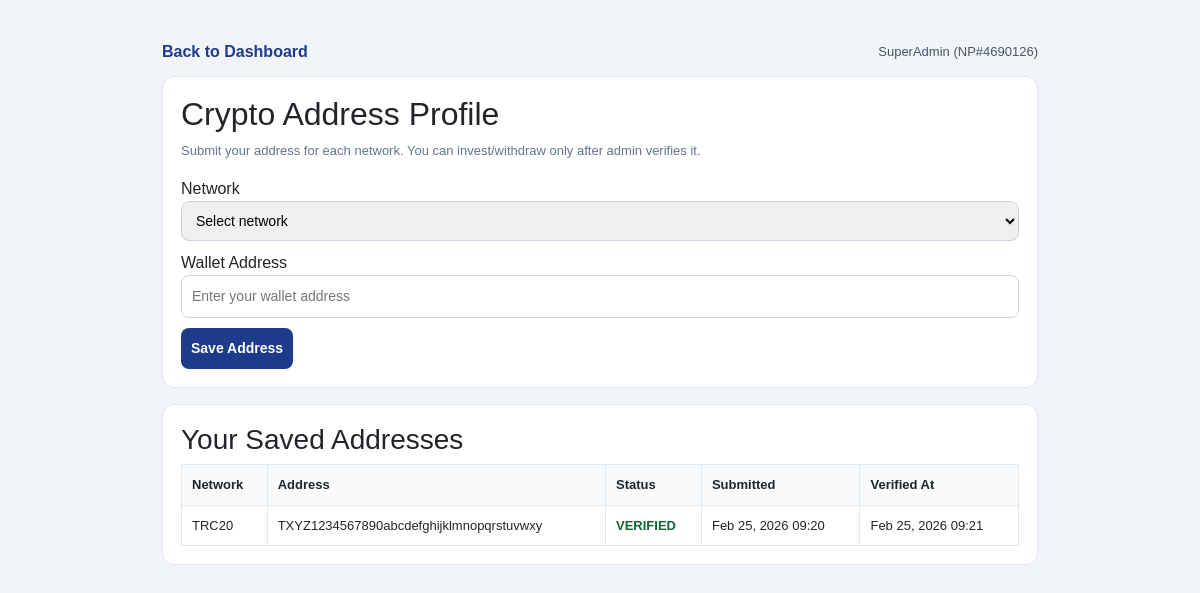
Screenshot of /crypto_profile.php (signed in) with the database file from the repository.
### tables this page shows
CREATE TABLE `users` (
  `id` int(11) NOT NULL,
  `username` varchar(50) NOT NULL,
  `password` varchar(255) NOT NULL,
  `email` varchar(100) NOT NULL,
  `referrer_id` int(11) DEFAULT NULL,
  `wallet_balance` decimal(15,2) DEFAULT 0.00,
  `investment_amount` decimal(15,2) DEFAULT 0.00,
  `user_rank` enum('Basic','Silver','Gold','Diamond') DEFAULT 'Basic',
  `created_at` timestamp NOT NULL DEFAULT current_timestamp(),
  `last_withdrawal_date` timestamp NULL DEFAULT NULL,
  `role` varchar(10) DEFAULT 'user',
  `status` enum('active','banned') DEFAULT 'active',
  `user_code` varchar(20) DEFAULT NULL
);

CREATE TABLE `user_crypto_addresses` (
  `id` int(11) NOT NULL,
  `user_id` int(11) NOT NULL,
  `network` enum('TRC20','BEP20','SOLANA') NOT NULL,
  `address` varchar(255) NOT NULL,
  `status` enum('pending','verified','rejected') NOT NULL DEFAULT 'pending',
  `created_at` timestamp NOT NULL DEFAULT current_timestamp(),
  `verified_at` timestamp NULL DEFAULT NULL
);

### crypto_profile.php (the view, shortened to what this page needs)
<?php
include 'db.php';
$user_id = (int)$_SESSION['user_id'];
$stmt = $pdo->prepare("SELECT username, user_code FROM users WHERE id = ?");
$stmt->execute([$user_id]);
$user = $stmt->fetch(PDO::FETCH_ASSOC);
$addr_stmt = $pdo->prepare("SELECT network, address, status, created_at, verified_at FROM user_crypto_addresses WHERE user_id = ? ORDER BY network");
$addr_stmt->execute([$user_id]);
$addresses = $addr_stmt->fetchAll(PDO::FETCH_ASSOC);
?>
<!DOCTYPE html>
<html lang="en">
<head>
    <link href="https://cdn.jsdelivr.net/npm/bootstrap@5.3.3/dist/css/bootstrap.min.css" rel="stylesheet">
    <link rel="stylesheet" href="responsive.css">
</head>
<body>
    <div class="container">
        <div class="top">
            <a href="dashboard.php" class="link">Back to Dashboard</a>
            <div style="color:#475569; font-size:13px;"><?php echo htmlspecialchars($user['username'] ?? 'User'); ?> (<?php echo htmlspecialchars($user['user_code'] ?? ''); ?>)</div>
        </div>
        <div class="card">
            <h2>Crypto Address Profile</h2>
            <p style="color:#64748b; font-size:13px;">Submit your address for each network. You can invest/withdraw only after admin verifies it.</p>
            <form method="POST">
                <label>Network</label>
                <select name="network" required>
                    <option value="">Select network</option>
                </select>
                <label>Wallet Address</label>
                <input type="text" name="address" placeholder="Enter your wallet address" required>
                <button type="submit">Save Address</button>
            </form>
        </div>
        <div class="card">
            <h3>Your Saved Addresses</h3>
            <table>
                <thead>
                    <tr>
                        <th>Network</th>
                        <th>Address</th>
                        <th>Status</th>
                        <th>Submitted</th>
                        <th>Verified At</th>
                    </tr>
                </thead>
                <tbody>
                    <?php if (empty($addresses)): ?>
                        <tr><td colspan="5" style="text-align:center;">No addresses added yet.</td></tr>
                    <?php else: ?>
                        <?php foreach ($addresses as $a): ?>
                            <tr>
                                <td><?php echo htmlspecialchars($a['network']); ?></td>
                                <td><?php echo htmlspecialchars($a['address']); ?></td>
                                <td class="<?php echo htmlspecialchars($a['status']); ?>"><?php echo strtoupper(htmlspecialchars($a['status'])); ?></td>
                                <td><?php echo date('M d, Y H:i', strtotime($a['created_at'])); ?></td>
                                <td><?php echo $a['verified_at'] ? date('M d, Y H:i', strtotime($a['verified_at'])) : '-'; ?></td>
                            </tr>
                        <?php endforeach; ?>
                    <?php endif; ?>
                </tbody>
            </table>
        </div>
    </div>
</body>
</html>

### responsive.css (style rules this page uses)
*, *::before, *::after { box-sizing: border-box; }
html, body { overflow-x: hidden; }
table { width: 100%; }

### crypto_profile.php (style rules this page uses)
body { font-family: Arial, sans-serif; background: #f1f5f9; margin: 0; padding: 20px; }
.container { max-width: 900px; margin: 20px auto; }
.card { background: #fff; border: 1px solid #e2e8f0; border-radius: 12px; padding: 18px; margin-bottom: 16px; }
h2 { margin-top: 0; }
input, select, button { padding: 10px; border: 1px solid #cbd5e1; border-radius: 8px; font-size: 14px; }
input, select { width: 100%; box-sizing: border-box; margin-bottom: 10px; }
button { background: #1e3a8a; color: #fff; border: none; cursor: pointer; font-weight: 700; }
table { width: 100%; border-collapse: collapse; }
th, td { border: 1px solid #e2e8f0; padding: 10px; font-size: 13px; text-align: left; }
th { background: #f8fafc; }
.verified { color: #166534; font-weight: 700; }
.top { display: flex; justify-content: space-between; align-items: center; margin-bottom: 12px; }
.link { text-decoration: none; color: #1e3a8a; font-weight: 700; }

### rows the page displays
users: username "SuperAdmin", user_code "NP#4690126"
user_crypto_addresses: network "TRC20", address "TXYZ1234567890abcdefghijklmnopqrstuvwxy", status "VERIFIED", created_at "Feb 25, 2026 09:20", verified_at "Feb 25, 2026 09:21"
